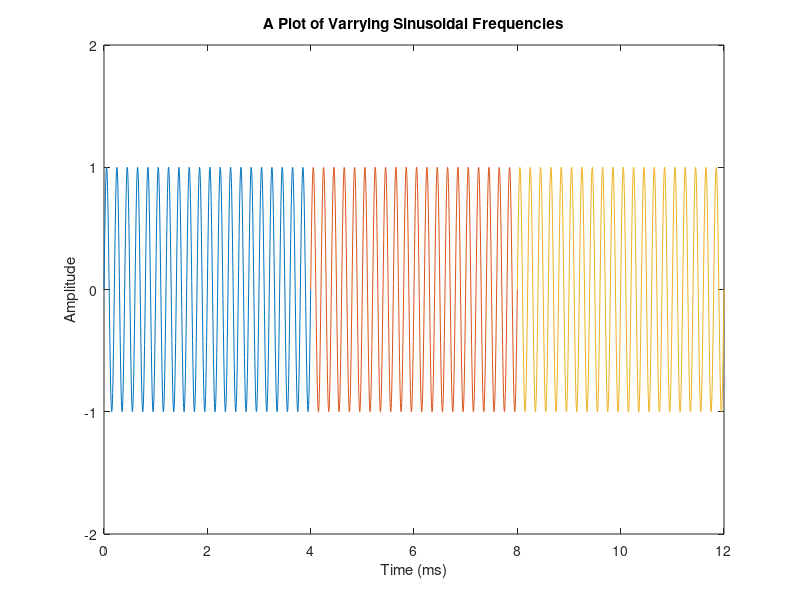

The MATLAB source for this figure:
%Plotting varrying frequencies on a plot
clc;
clear all;
close all;
f  = input('Enter frequency1: ');
f1 = input('Enter frequency2: ');
f2 = input('Enter frequency3: ');
t=linspace(0,4,1000);
y = sin(2*pi*f*t);
plot (t,y)

hold on
y1 = sin(2*pi*f1*t);
t=linspace(4,8,1000);
plot(t,y1)
 
hold on
y2 = sin(2*pi*f2*t);
t=linspace(8,12,1000);
plot(t,y2)
ylim([-2 2])
title('A Plot of Varrying Sinusoidal Frequencies')
xlabel('Time (ms)')  
ylabel('Amplitude')

